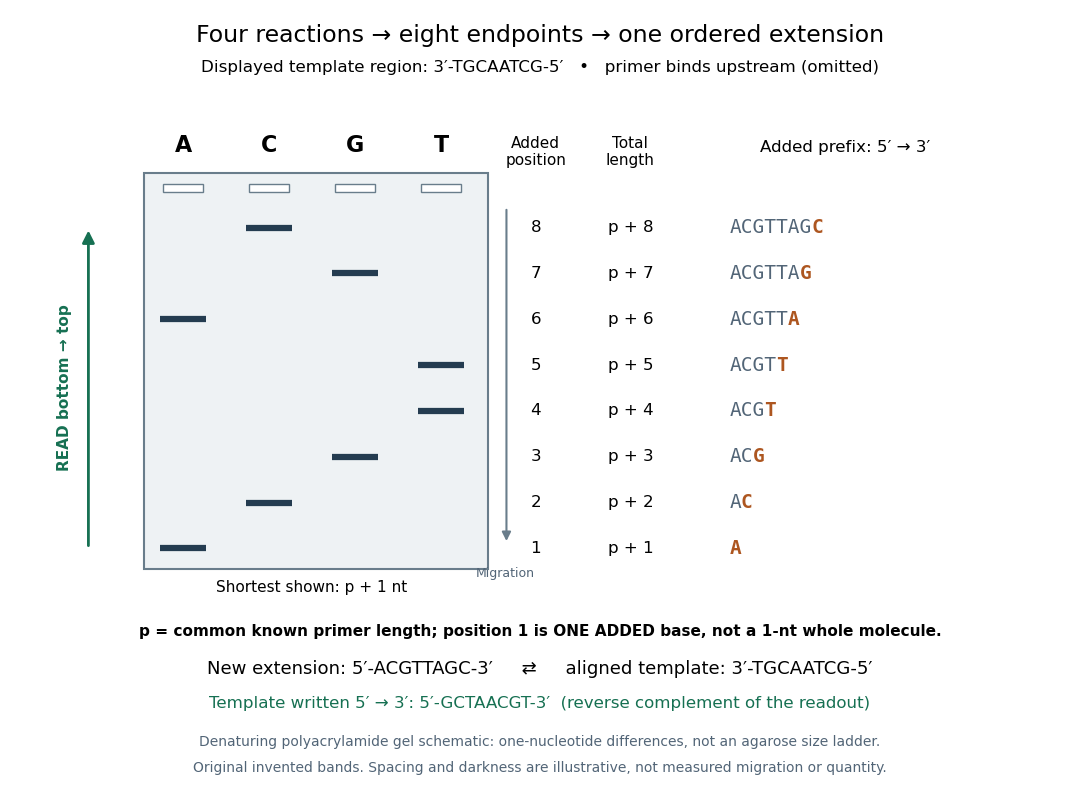

Write Python code to recreate this figure.
"""Original toy endpoints, not gel measurements. Python 3.14, matplotlib 3.10.7."""

from pathlib import Path

import matplotlib

matplotlib.use("Agg")
import matplotlib.pyplot as plt
from matplotlib.patches import FancyArrowPatch, Rectangle


TEMPLATE = "TGCAATCG"  # displayed 3′ to 5′, after the primer-binding region
EXTENSION = "ACGTTAGC"  # synthesized 5′ to 3′
LANES = "ACGT"


def main():
    assert TEMPLATE.translate(str.maketrans("ACGT", "TGCA")) == EXTENSION
    endpoints = {base: [i for i, b in enumerate(EXTENSION, 1) if b == base]
                 for base in LANES}
    assert endpoints == {"A": [1, 6], "C": [2, 8], "G": [3, 7], "T": [4, 5]}
    plt.rcParams.update({"font.family": "DejaVu Sans", "font.size": 12})
    fig = plt.figure(figsize=(10.8, 8), dpi=100, facecolor="white")
    ax = fig.add_axes((.05, .24, .9, .59))
    ax.set(xlim=(-1.5, 9.8), ylim=(-.3, 10))
    ax.axis("off")
    fig.suptitle("Four reactions → eight endpoints → one ordered extension", fontsize=17, y=.97)
    fig.text(.5, .91, "Displayed template region: 3′-TGCAATCG-5′   •   primer binds upstream (omitted)",
             ha="center", fontsize=12)
    ax.add_patch(Rectangle((-.45, .55), 4.0, 8.65, facecolor="#eef2f4",
                           edgecolor="#697d8b", lw=1.5))
    for lane, base in enumerate(LANES):
        ax.text(lane, 9.65, base, ha="center", weight="bold", fontsize=16)
        ax.add_patch(Rectangle((lane-.23, 8.78), .46, .18,
                               facecolor="white", edgecolor="#697d8b"))
        for n in endpoints[base]:
            # Increasing extension length is drawn higher: shortest travels farthest.
            ax.plot([lane-.27, lane+.27], [n, n], color="#243c50", lw=4.5,
                    solid_capstyle="butt")
    ax.text(4.1, 9.65, "Added\nposition", ha="center", va="center", fontsize=11)
    ax.text(5.2, 9.65, "Total\nlength", ha="center", va="center", fontsize=11)
    ax.text(7.7, 9.65, "Added prefix: 5′ → 3′", ha="center", fontsize=12)
    for n in range(1, len(EXTENSION)+1):
        ax.text(4.1, n, str(n), ha="center", va="center", fontsize=12)
        ax.text(5.2, n, f"p + {n}", ha="center", va="center", fontsize=12)
        ax.text(6.35, n, EXTENSION[:n-1], va="center", fontfamily="DejaVu Sans Mono",
                fontsize=14, color="#526577")
        # Separate terminal base by the same monospaced character spacing.
        ax.annotate(EXTENSION[n-1], (6.35, n), xytext=((n-1)*8.43, 0),
                    textcoords="offset points", va="center", fontfamily="DejaVu Sans Mono",
                    fontsize=14, weight="bold", color="#ad5620")
    ax.add_patch(FancyArrowPatch((-1.1, 1), (-1.1, 8), arrowstyle="-|>",
                                color="#167052", mutation_scale=18, lw=2))
    ax.text(-1.38, 4.5, "READ bottom → top", rotation=90, ha="center",
            va="center", color="#167052", fontsize=11, weight="bold")
    ax.text(1.5, .05, "Shortest shown: p + 1 nt", ha="center", fontsize=11)
    ax.add_patch(FancyArrowPatch((3.76, 8.45), (3.76, 1.1), arrowstyle="-|>",
                                color="#697d8b", mutation_scale=13, lw=1.5))
    ax.text(3.75, .38, "Migration", ha="center", fontsize=9, color="#526577")
    fig.text(.5, .205, "p = common known primer length; position 1 is ONE ADDED base, not a 1-nt whole molecule.",
             ha="center", fontsize=11, weight="bold")
    fig.text(.5, .158, "New extension: 5′-ACGTTAGC-3′     ⇄     aligned template: 3′-TGCAATCG-5′",
             ha="center", fontsize=13)
    fig.text(.5, .115, "Template written 5′ → 3′: 5′-GCTAACGT-3′  (reverse complement of the readout)",
             ha="center", fontsize=12, color="#167052")
    fig.text(.5, .067, "Denaturing polyacrylamide gel schematic: one-nucleotide differences, not an agarose size ladder.",
             ha="center", fontsize=10, color="#526577")
    fig.text(.5, .035, "Original invented bands. Spacing and darkness are illustrative, not measured migration or quantity.",
             ha="center", fontsize=10, color="#526577")
    fig.savefig(Path(__file__).stem + ".png", facecolor="white", dpi=100)
    plt.close(fig)


if __name__ == "__main__":
    main()
